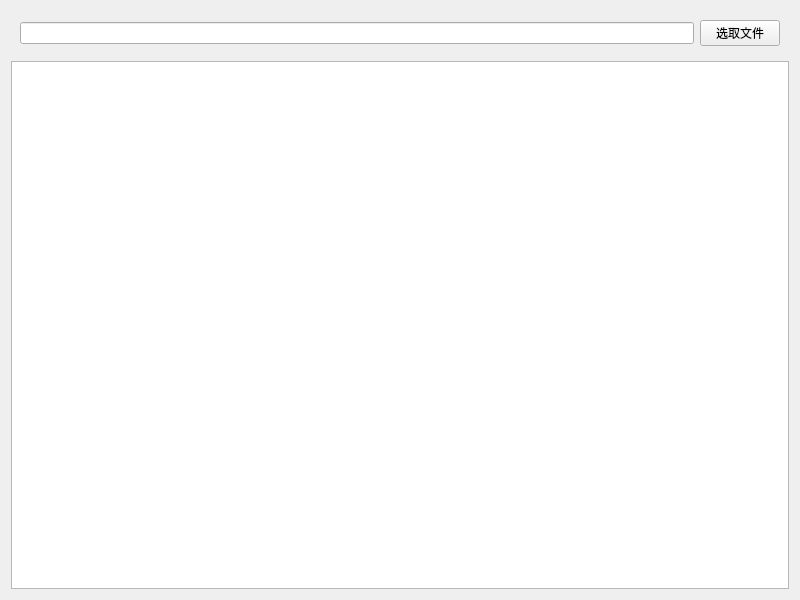
<?xml version="1.0" encoding="UTF-8"?>
<ui version="4.0">
 <class>Widget</class>
 <widget class="QWidget" name="Widget">
  <property name="geometry">
   <rect>
    <x>0</x>
    <y>0</y>
    <width>800</width>
    <height>600</height>
   </rect>
  </property>
  <property name="windowTitle">
   <string>Widget</string>
  </property>
  <layout class="QVBoxLayout" name="verticalLayout_2">
   <item>
    <layout class="QVBoxLayout" name="verticalLayout">
     <item>
      <widget class="QWidget" name="widget" native="true">
       <layout class="QHBoxLayout" name="horizontalLayout">
        <item>
         <widget class="QLineEdit" name="lineEdit"/>
        </item>
        <item>
         <widget class="QPushButton" name="btnWenjian">
          <property name="text">
           <string>选取文件</string>
          </property>
         </widget>
        </item>
       </layout>
      </widget>
     </item>
     <item>
      <widget class="QTextEdit" name="textEdit"/>
     </item>
    </layout>
   </item>
  </layout>
 </widget>
 <resources/>
 <connections/>
</ui>
